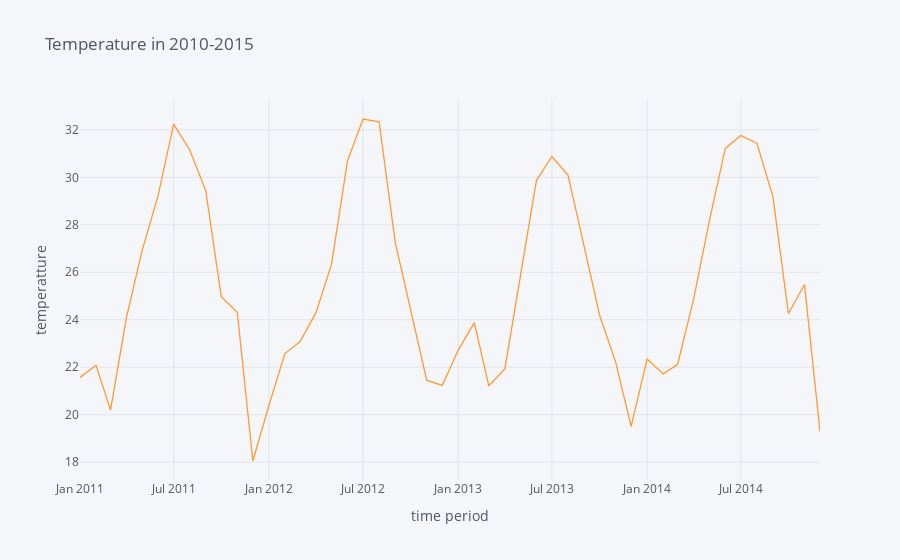

Notebook code for this chart:
### Code cell
plot_plotly(df.loc[df['YEAR']>2010,['MEAN']],'Temperature in 2010-2015')

### Figure 1 — Plotly figure (JSON) as saved in the notebook; plotly's stock layout.template omitted (floating-point values rounded to 4 significant figures)
{"data": [{"line": {"color": "rgba(255, 153, 51, 1.0)", "dash": "solid", "shape": "linear", "width": 1.3}, "mode": "lines", "name": "MEAN", "text": "", "type": "scatter", "x": ["2011-01-01", "2011-02-01", "2011-03-01", "2011-04-01", "2011-05-01", "2011-06-01", "2011-07-01", "2011-08-01", "2011-09-01", "2011-10-01", "2011-11-01", "2011-12-01", "2012-01-01", "2012-02-01", "2012-03-01", "2012-04-01", "2012-05-01", "2012-06-01", "2012-07-01", "2012-08-01", "2012-09-01", "2012-10-01", "2012-11-01", "2012-12-01", "2013-01-01", "2013-02-01", "2013-03-01", "2013-04-01", "2013-05-01", "2013-06-01", "2013-07-01", "2013-08-01", "2013-09-01", "2013-10-01", "2013-11-01", "2013-12-01", "2014-01-01", "2014-02-01", "2014-03-01", "2014-04-01", "2014-05-01", "2014-06-01", "2014-07-01", "2014-08-01", "2014-09-01", "2014-10-01", "2014-11-01", "2014-12-01"], "y": [21.57, 22.08, 20.19, 24.12, 26.91, 29.24, 32.24, 31.15, 29.44, 24.97, 24.31, 18.05, 20.39, 22.58, 23.07, 24.3, 26.33, 30.7, 32.46, 32.34, 27.28, 24.37, 21.45, 21.24, 22.72, 23.88, 21.22, 21.93, 25.78, 29.86, 30.88, 30.1, 27.11, 24.2, 22.22, 19.51, 22.34, 21.72, 22.13, 24.89, 28.15, 31.22, 31.76, 31.44, 29.19, 24.26, 25.49, 19.29]}], "layout": {"legend": {"bgcolor": "#F5F6F9", "font": {"color": "#4D5663"}}, "paper_bgcolor": "#F5F6F9", "plot_bgcolor": "#F5F6F9", "title": {"font": {"color": "#4D5663"}, "text": "Temperature in 2010-2015"}, "xaxis": {"gridcolor": "#E1E5ED", "showgrid": true, "tickfont": {"color": "#4D5663"}, "title": {"font": {"color": "#4D5663"}, "text": "time period"}, "zerolinecolor": "#E1E5ED"}, "yaxis": {"gridcolor": "#E1E5ED", "showgrid": true, "tickfont": {"color": "#4D5663"}, "title": {"font": {"color": "#4D5663"}, "text": "temperatture"}, "zerolinecolor": "#E1E5ED"}}}
